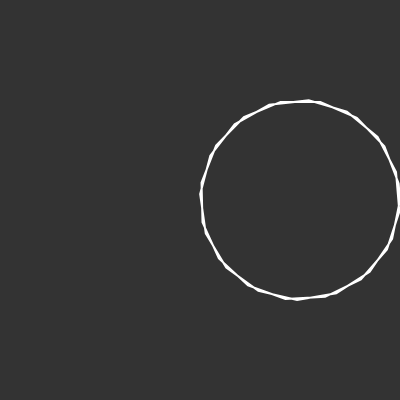
Frame 1 (no input)
Frame 2 (the mouse pressed at the canvas centre, redrawn once): identical to frame 1, image omitted

The p5.js sketch that drew this single still picture (run headless with seeded random() and noise() and a simulated clock; the mouse was pressed at the canvas centre and the sketch redrawn once):

// p5.js sketch
// ── sketch.js
var d = 8
var n = 5

var sliderD
var sliderN

function setup(){
    createCanvas(400,400)
    sliderD = createSlider(1,20,10,1)
    sliderN = createSlider(1,20,10,1)

    sliderD.input(draw)
    sliderN.input(draw)
}

function draw(){
    d = sliderD.value()
    n = sliderN.value()

    var k = n /d

    background(51)
    
    push ()
    translate(width/2,  height/2)

    beginShape()
    stroke(255)
    noFill()
    strokeWeight(2)
    for (var a =0; a < TWO_PI* reduceDenominator(n, d); a+=0.2){
        let r = 200 * cos(k * a)
        let x = r * cos(a)
        let y = r * sin(a)
        vertex (x,y)
    }
    endShape(CLOSE)

    pop ()
    noLoop()
}

function reduceDenominator(numerator, denominator){
    return denominator / rec(numerator, denominator)
}

function rec(a,b){
    return b ? rec(b, a%b) : a
}
// ── actual.js
// Daniel Shiffman
// Mathematical Roses
// Video: https://youtu.be/f5QBExMNB1I
// Based on: https://en.wikipedia.org/wiki/Rose_(mathematics)
// https://thecodingtrain.com/CodingChallenges/055-roses.html

var d = 8;
var n = 5;
var sliderD;
var sliderN;

function setup() {
  createCanvas(400, 400);
  sliderD = createSlider(1, 20, 10, 1);
  sliderN = createSlider(1, 20, 10, 1);
  sliderD.input(draw);
  sliderN.input(draw);
}

function draw() {
  d = sliderD.value();
  n = sliderN.value();
  var k = n / d;
  background(51);
  push();
  translate(width / 2, height / 2);

  beginShape();
  stroke(255);
  noFill();
  strokeWeight(1);
  for (var a = 0; a < TWO_PI * reduceDenominator(n, d); a += 0.02) {
    var r = 200 * cos(k * a);
    var x = r * cos(a);
    var y = r * sin(a);
    vertex(x, y);
  }
  endShape(CLOSE);
  pop();
  noLoop();
}

function reduceDenominator(numerator, denominator) {
    function rec(a, b) {
        return b ? rec(b, a % b) : a;
    }
    return denominator / rec(numerator, denominator);
}
